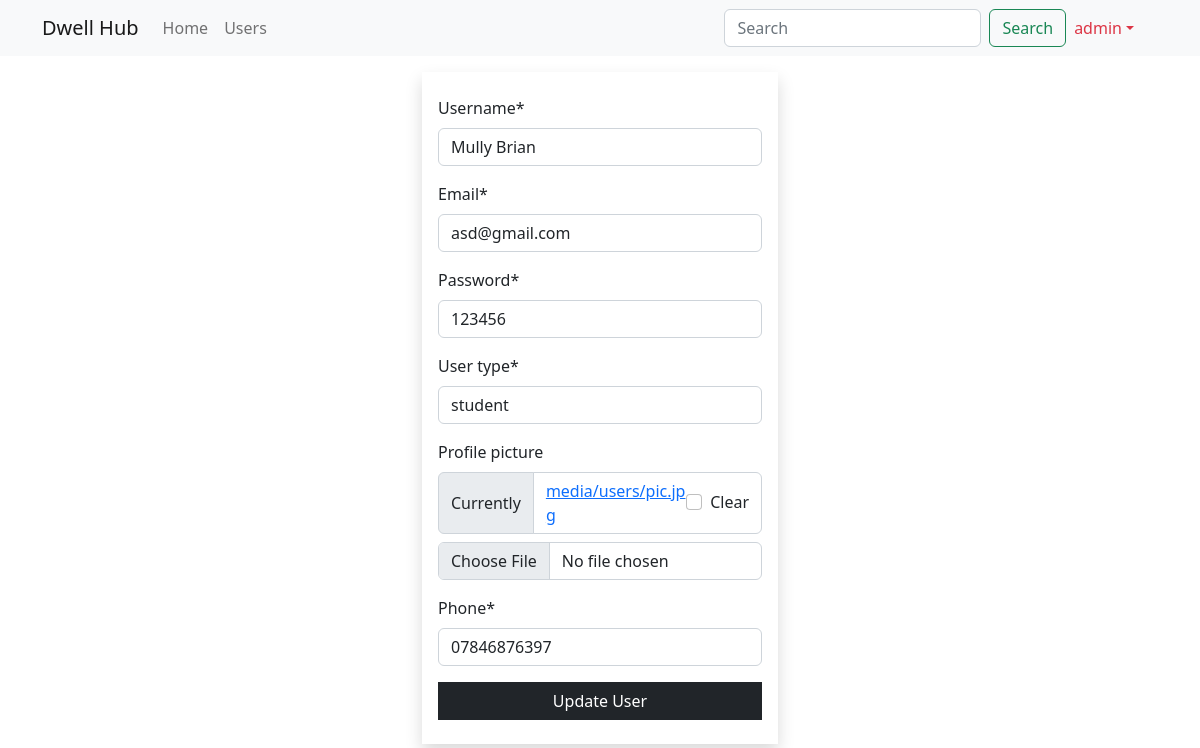
The app's page /user/update/7 (signed in), older data.
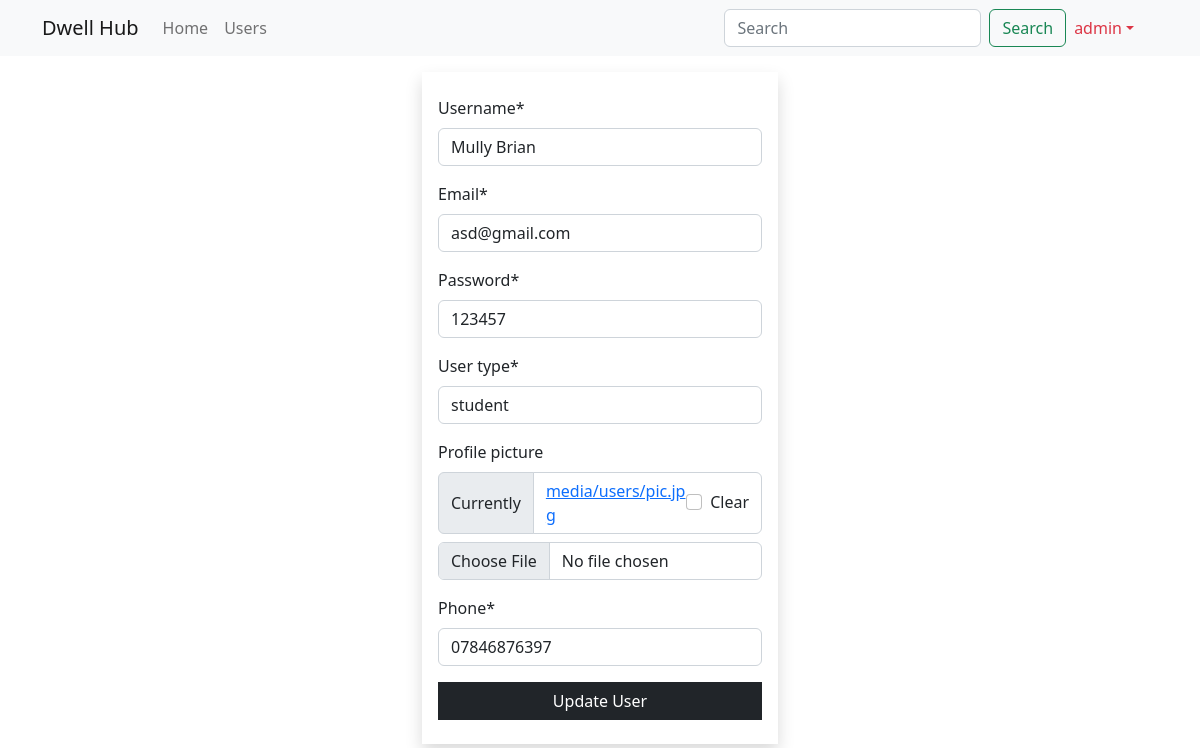
The same page, newer data.
### main_app/models.py (models this page shows, shortened)
class User(models.Model):
    username = models.CharField(max_length=100)
    email = models.EmailField(unique=True)
    password = models.CharField(max_length=100)
    user_type = models.CharField(max_length=50)
    profile_picture = models.ImageField(upload_to="media/users", blank=True, null=True)
    phone = models.CharField(max_length=100)
    reg_date = models.DateTimeField(auto_now_add=True)
    created_at = models.DateTimeField(auto_now_add=True)
    updated_at = models.DateTimeField(auto_now=True)

### main_app/views.py (the view)
# urls.py: path('user/update/<int:user_id>', views.user_update, name="update"),
@login_required
def user_update(request, user_id):
    user = get_object_or_404(User, pk=user_id)  # SELECT * FROM user WHERE id=1
    if request.method == "POST":
        form = UserForm(request.POST, request.FILES, instance=user)
        if form.is_valid():
            form.save()
            messages.success(request, "User updated successfully")
            return redirect('details', user_id)
    else:
        form = UserForm(instance=user)
    return render(request, 'update.html', {"form": form})

### main_app/app_forms.py
class UserForm(forms.ModelForm):
    class Meta:
        model = User
        fields = "__all__"

### templates/update.html (shortened to what this page needs)
{% extends 'base_template.html' %}
{% load crispy_forms_filters %}
{% block content %}
    {% include 'navbar.html' %}
	<div class="container">
    <div class="row justify-content-center">
        <div class="col-sm-4">
            <form action="{{ request.path }}" method="post" enctype="multipart/form-data" class="shadow py-4 px-3 mt-3">
                {{ form | crispy }}
                <button class="btn btn-dark rounded-0 w-100">Update User</button>
            </form>
        </div>
    </div>
</div>
{% endblock %}

Row changes from the older to the newer data that the page shows:
changed User "Mully Brian": password "123456" → "123457"
